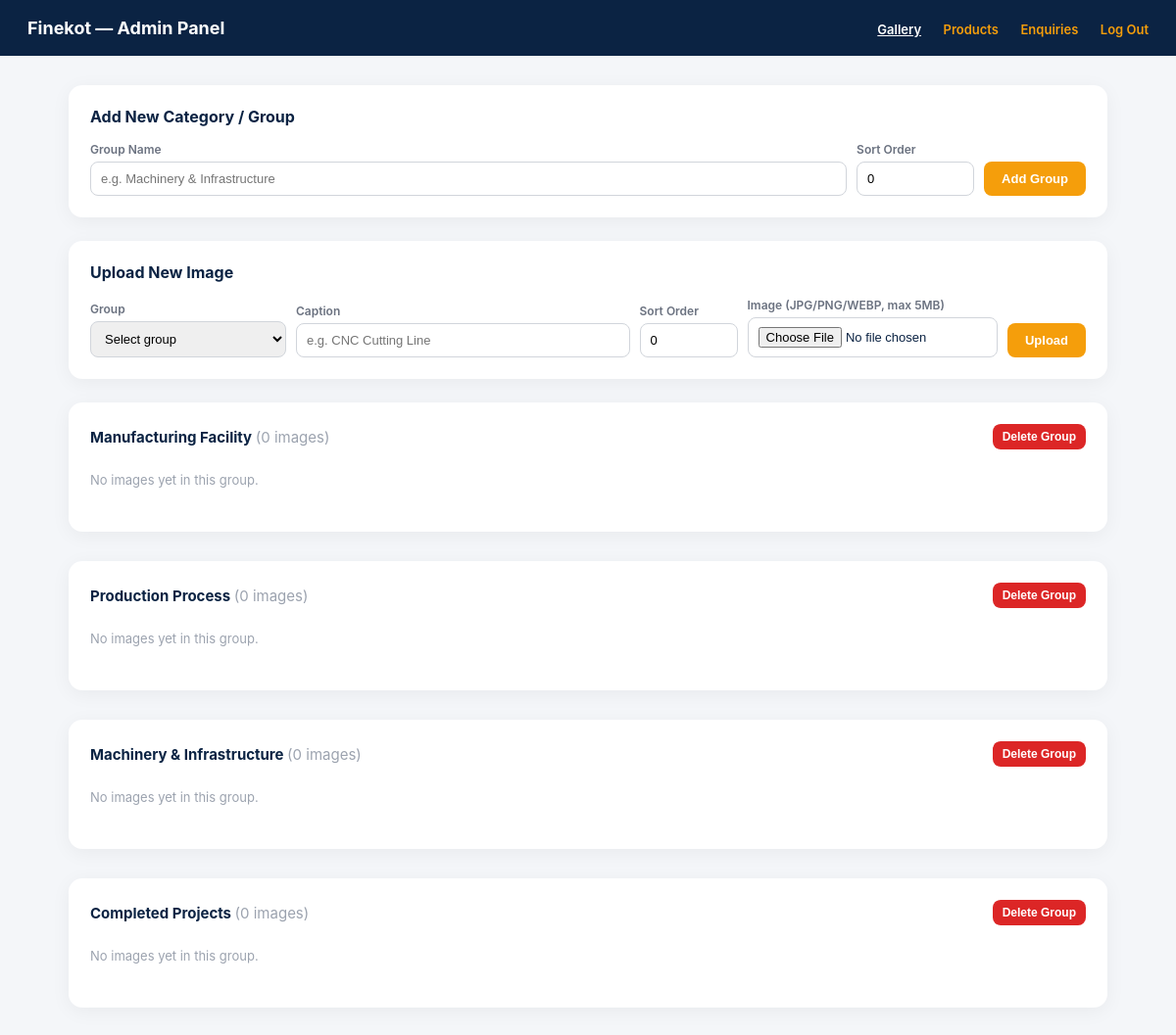
The page /admin/index.php (signed in) on the database its author committed.
### tables this page shows
CREATE TABLE IF NOT EXISTS gallery_groups (
  id INT AUTO_INCREMENT PRIMARY KEY,
  name VARCHAR(150) NOT NULL,
  sort_order INT DEFAULT 0,
  created_at TIMESTAMP DEFAULT CURRENT_TIMESTAMP
);

### admin/index.php (the view, shortened to what this page needs)
<?php
$pdo = getDb();
$groups = $pdo->query("SELECT * FROM gallery_groups ORDER BY sort_order ASC, id ASC")->fetchAll();
$itemsStmt = $pdo->prepare("SELECT * FROM gallery_items WHERE group_id = :gid ORDER BY sort_order ASC, id ASC");
?>
<!DOCTYPE html>
<html lang="en">
<head>
</head>
<body>
<header>
  <h1>Finekot — Admin Panel</h1>
  <nav>
    <a href="index.php" style="color:#fff;text-decoration:underline;">Gallery</a>
    <a href="products.php" style="margin-left:18px;">Products</a>
    <a href="enquiries.php" style="margin-left:18px;">Enquiries</a>
    <a href="logout.php" style="margin-left:18px;">Log Out</a>
  </nav>
</header>
<div class="wrap">
  <div class="panel">
    <h2>Add New Category / Group</h2>
    <form class="inline" method="POST">
      <div style="flex:2;">
        <label>Group Name</label>
        <input type="text" name="group_name" placeholder="e.g. Machinery & Infrastructure" required>
      </div>
      <div style="width:120px;">
        <label>Sort Order</label>
        <input type="number" name="sort_order" value="0">
      </div>
      <button class="btn" type="submit">Add Group</button>
    </form>
  </div>
  <div class="panel">
    <h2>Upload New Image</h2>
    <form class="inline" method="POST" enctype="multipart/form-data">
      <div style="width:200px;">
        <label>Group</label>
        <select name="group_id" required>
          <option value="">Select group</option>
        </select>
      </div>
      <div style="flex:2;">
        <label>Caption</label>
        <input type="text" name="caption" placeholder="e.g. CNC Cutting Line" required>
      </div>
      <div style="width:100px;">
        <label>Sort Order</label>
        <input type="number" name="sort_order" value="0">
      </div>
      <div style="flex:1.5;">
        <label>Image (JPG/PNG/WEBP, max <?= MAX_UPLOAD_MB ?>MB)</label>
        <input type="file" name="image" accept=".jpg,.jpeg,.png,.webp" required>
      </div>
      <button class="btn" type="submit">Upload</button>
    </form>
  </div>
  <?php foreach ($groups as $g): ?>
    <?php
      $itemsStmt->execute(['gid' => $g['id']]);
      $items = $itemsStmt->fetchAll();
    ?>
    <div class="panel group-block">
      <div class="group-title">
        <h3><?= htmlspecialchars($g['name']) ?> <span style="color:#9ca3af;font-weight:400;">(<?= count($items) ?> images)</span></h3>
        <form method="POST" onsubmit="return confirm('Delete this whole group and all its images?');">
          <button class="btn danger small" type="submit">Delete Group</button>
        </form>
      </div>
      <?php if (empty($items)): ?>
        <p class="empty">No images yet in this group.</p>
      <?php endif; ?>
    </div>
  <?php endforeach; ?>
</div>
</body>
</html>

### admin/index.php (style rules this page uses)
* { box-sizing: border-box; }
body { margin:0; font-family: -apple-system, Segoe UI, Roboto, Arial, sans-serif; background:#f4f6f9; color:#0B2343; }
header { background:#0B2343; color:#fff; padding:18px 28px; display:flex; justify-content:space-between; align-items:center; }
header h1 { font-size:18px; margin:0; }
header a { color:#F59E0B; text-decoration:none; font-size:13px; font-weight:600; }
.wrap { max-width: 1100px; margin: 30px auto; padding: 0 20px; }
.panel { background:#fff; border-radius:14px; padding:22px; margin-bottom:24px; box-shadow:0 4px 20px rgba(0,0,0,0.05); }
.panel h2 { font-size:16px; margin:0 0 16px; }
form.inline { display:flex; gap:10px; flex-wrap:wrap; align-items:flex-end; }
label { display:block; font-size:12px; font-weight:600; color:#6b7280; margin-bottom:5px; }
input, select, textarea { padding:9px 10px; border:1px solid #d1d5db; border-radius:8px; font-size:13px; width:100%; }
.btn { background:#F59E0B; color:#fff; border:none; padding:10px 18px; border-radius:8px; font-weight:600; cursor:pointer; font-size:13px; white-space:nowrap; }
.btn.danger { background:#dc2626; }
.btn.small { padding:6px 10px; font-size:12px; }
.group-block { margin-bottom: 30px; }
.group-title { display:flex; justify-content:space-between; align-items:center; margin-bottom:12px; }
.group-title h3 { margin:0; font-size:15px; }
.empty { color:#9ca3af; font-size:13px; padding:10px 0; }

### rows shown on the page
gallery_groups: name "Manufacturing Facility", count($items) "0"
gallery_groups: name "Production Process", count($items) "0"
gallery_groups: name "Machinery & Infrastructure", count($items) "0"
gallery_groups: name "Completed Projects", count($items) "0"

### other values the page prints
MAX_UPLOAD_MB "5"
